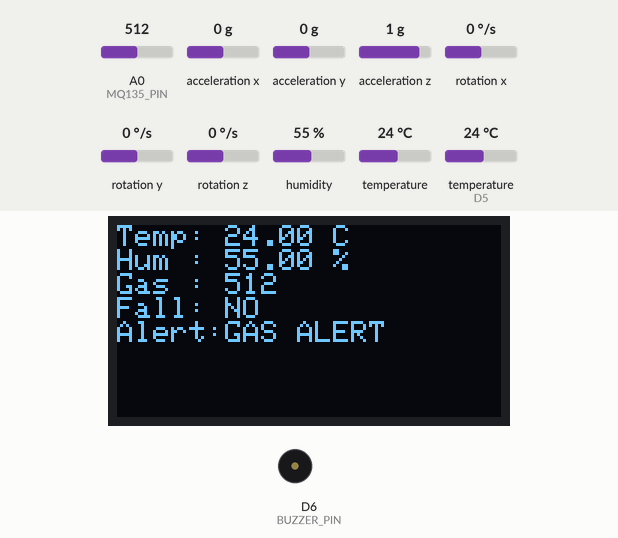
This sketch was run on a simulated ESP8266 (NodeMCU). Shown: 128×64 one-colour display, buzzer (waves = sounding). The inputs (shaded band) are chosen by the test bench; at power-on: acceleration x 0 g, humidity 55 %, A0 (MQ135_PIN) = 512, acceleration z 1 g, temperature (sensor on D5) 24 °C, acceleration y 0 g, rotation x 0 °/s, rotation y 0 °/s, rotation z 0 °/s, temperature 24 °C. WiFi joins after 1.5 s; servers stay silent unless stated; uploads are accepted with an empty reply; what the sketch prints to the serial monitor is not drawn.

Above: at 5.0 s.
5.1 s: acceleration x set to -1.4 g
At 7.6 s:
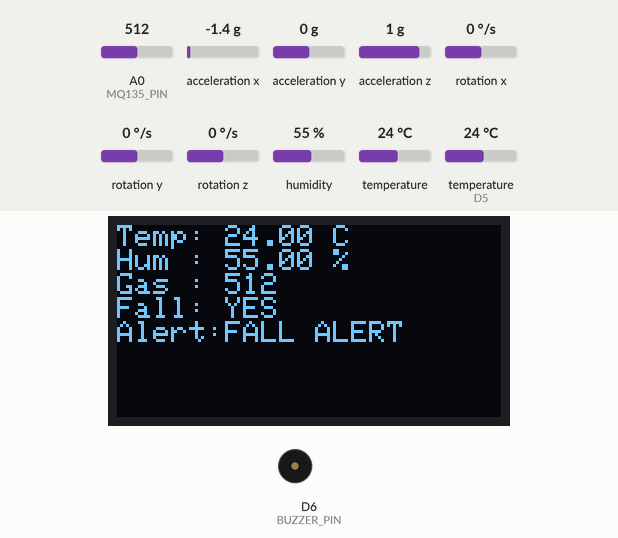
8.2 s: humidity set to 22 %
At 12.28 s:
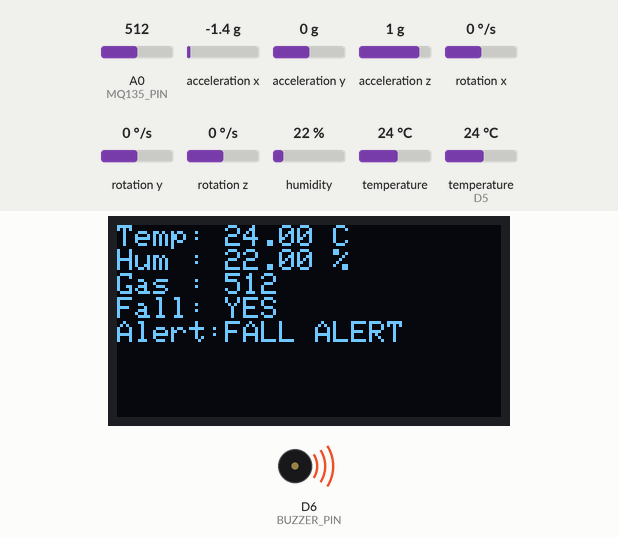
13.6 s: A0 (MQ135_PIN) set to 420
At 15.0 s:
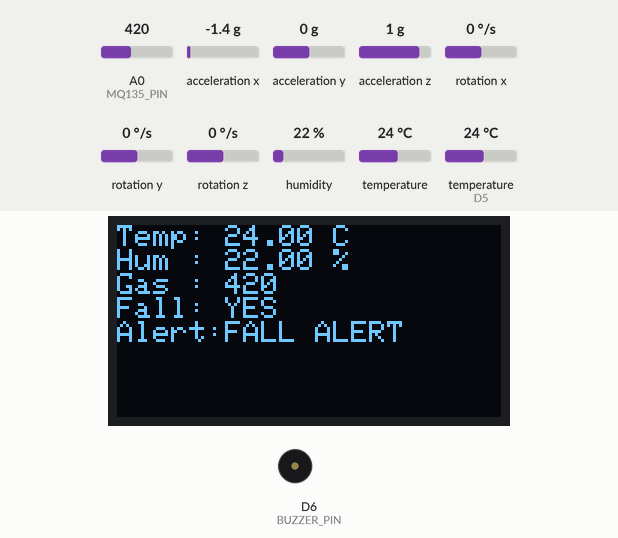
16.3 s: acceleration z set to 1.2 g
19.3 s: acceleration z set to 1.5 g
At 21.1 s:
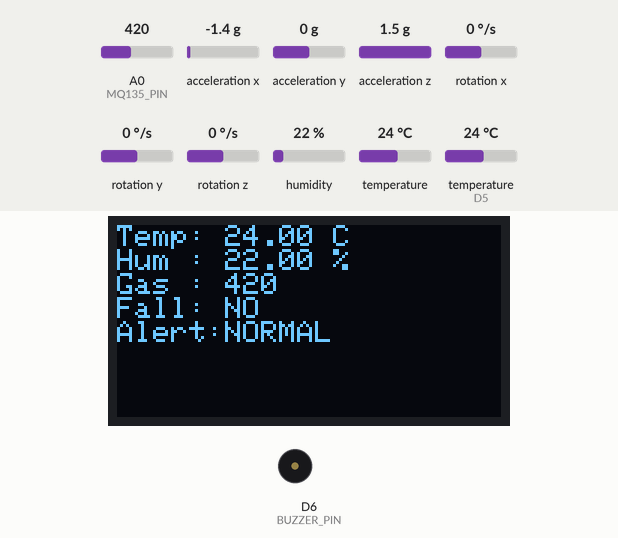
22.0 s: temperature (sensor on D5) set to 35 °C
At 25.3 s:
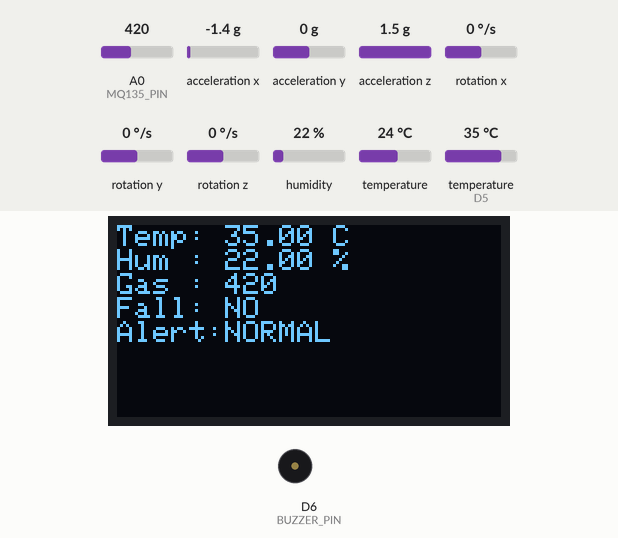
25.6 s: temperature (sensor on D5) set to 38 °C
At 29.8 s:
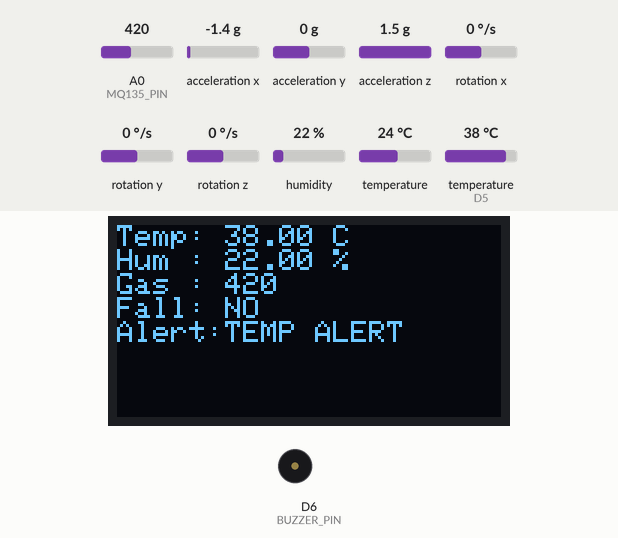
Timing chart, 0 to 32.6 s (numbered marks = the images above; inputs shaded):
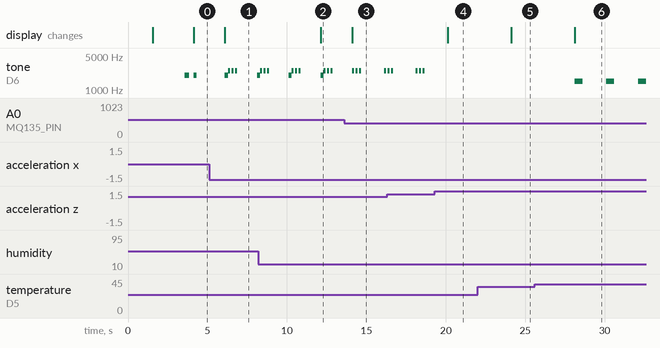

Measured:
- the behaviour switches between 1.3 and 1.4 g on acceleration z (found by bisection; images 3 and 4)
- the behaviour switches between 36 and 37 °C on temperature (sensor on D5) (found by bisection; images 5 and 6)
- after the input at 5.1 s, the display: changes after 1.0 s (image 1)
- after the input at 8.2 s, the display: changes after 3.9 s (image 2)
- after the input at 13.6 s, the display: changes after 0.50 s (image 3)
- after the input at 19.3 s, tone on D6 (BUZZER_PIN): stops changing and stays silent; the display: changes after 0.83 s (image 4)
- after the input at 22.0 s, the display: changes after 2.1 s (image 5)
- after the input at 25.6 s, tone on D6 (BUZZER_PIN): alternates 1500 Hz for 0.50 s and silent for 1.5 s, starting after 2.5 s; the display: changes after 2.5 s (image 6)

The sketch:

SmartHelmet.ino
```cpp
#include <ESP8266WiFi.h>
#include <ESP8266HTTPClient.h>

#include <Wire.h>
#include <Adafruit_GFX.h>
#include <Adafruit_SSD1306.h>

#include <DHT.h>

#include <Adafruit_MPU6050.h>
#include <Adafruit_Sensor.h>

// =====================================================
// WIFI CONFIG
// =====================================================
const char* ssid = "DashingMSK";
const char* password = "7777777777";

// =====================================================
// FLASK SERVER
// =====================================================
String serverName =
"http://SERVER_IP:5000/helmet";

// =====================================================
// OLED CONFIG
// =====================================================
#define SCREEN_WIDTH 128
#define SCREEN_HEIGHT 64

Adafruit_SSD1306 display(
  SCREEN_WIDTH,
  SCREEN_HEIGHT,
  &Wire,
  -1
);

// =====================================================
// DHT11
// =====================================================
#define DHTPIN D5
#define DHTTYPE DHT11

DHT dht(DHTPIN, DHTTYPE);

// =====================================================
// MQ135
// =====================================================
#define MQ135_PIN A0

int gasLevel = 0;

// =====================================================
// THRESHOLDS
// =====================================================
int gasThreshold = 430;

float tempThreshold = 36.0;

// =====================================================
// BUZZER
// =====================================================
#define BUZZER_PIN D6

// =====================================================
// MPU6050
// =====================================================
Adafruit_MPU6050 mpu;

// =====================================================
// VARIABLES
// =====================================================
float temperature = 0;

float humidity = 0;

float angleX = 0;

float angleY = 0;

bool gasAlert = false;

bool tempAlert = false;

bool fallDetected = false;

// =====================================================
// GPS
// =====================================================
float latitude = 19.900562;

float longitude = 74.494852;

// =====================================================
// TIMER
// =====================================================
unsigned long previousMillis = 0;

const long interval = 2000;

// =====================================================
// SETUP
// =====================================================
void setup() {

  Serial.begin(115200);

  // =====================================================
  // BUZZER
  // =====================================================
  pinMode(BUZZER_PIN, OUTPUT);

  // =====================================================
  // WIFI
  // =====================================================
  WiFi.begin(ssid, password);

  Serial.print("Connecting WiFi");

  while (WiFi.status() != WL_CONNECTED) {

    delay(500);

    Serial.print(".");
  }

  Serial.println("");

  Serial.println("WiFi Connected");

  Serial.print("ESP IP: ");

  Serial.println(WiFi.localIP());

  // =====================================================
  // I2C
  // =====================================================
  Wire.begin(D2, D1);

  Wire.setClock(50000);

  // =====================================================
  // OLED
  // =====================================================
  if (!display.begin(
        SSD1306_SWITCHCAPVCC,
        0x3C
      )) {

    Serial.println("OLED FAILED");

    while (1);
  }

  display.clearDisplay();

  display.setTextColor(WHITE);

  display.setTextSize(1);

  display.setCursor(10,20);

  display.println("SMART HELMET");

  display.setCursor(10,35);

  display.println("SYSTEM READY");

  display.display();

  delay(2000);

  // =====================================================
  // DHT11
  // =====================================================
  dht.begin();

  // =====================================================
  // MPU6050
  // =====================================================
  if (!mpu.begin()) {

    Serial.println("MPU6050 FAILED");

    while (1);
  }

  // =====================================================
  // STARTUP BEEP
  // =====================================================
  tone(BUZZER_PIN, 2000);

  delay(300);

  noTone(BUZZER_PIN);

  Serial.println("SYSTEM READY");
}

// =====================================================
// LOOP
// =====================================================
void loop() {

  unsigned long currentMillis = millis();

  if (currentMillis - previousMillis >= interval) {

    previousMillis = currentMillis;

    // =====================================================
    // DHT11
    // =====================================================
    temperature = dht.readTemperature();

    humidity = dht.readHumidity();

    // =====================================================
    // MQ135
    // =====================================================
    gasLevel = analogRead(MQ135_PIN);

    // =====================================================
    // MPU6050
    // =====================================================
    sensors_event_t a, g, temp;

    mpu.getEvent(&a, &g, &temp);

    angleX = atan2(
                 a.acceleration.y,
                 a.acceleration.z
             ) * 180 / PI;

    angleY = atan2(
                 -a.acceleration.x,
                 sqrt(
                   a.acceleration.y *
                   a.acceleration.y +

                   a.acceleration.z *
                   a.acceleration.z
                 )
             ) * 180 / PI;

    // =====================================================
    // ALERT CONDITIONS
    // =====================================================
    gasAlert = gasLevel > gasThreshold;

    tempAlert = temperature > tempThreshold;

    fallDetected =
      abs(angleX) > 45 ||
      abs(angleY) > 45;

    // =====================================================
    // ALERT MESSAGE
    // =====================================================
    String alertMessage = "NORMAL";

    if (gasAlert) {

      alertMessage = "GAS ALERT";
    }

    if (tempAlert) {

      alertMessage = "TEMP ALERT";
    }

    if (fallDetected) {

      alertMessage = "FALL ALERT";
    }

    // =====================================================
    // SERIAL MONITOR
    // =====================================================
    Serial.println("====================");

    Serial.print("Temperature: ");
    Serial.println(temperature);

    Serial.print("Humidity: ");
    Serial.println(humidity);

    Serial.print("Gas: ");
    Serial.println(gasLevel);

    Serial.print("Angle X: ");
    Serial.println(angleX);

    Serial.print("Angle Y: ");
    Serial.println(angleY);

    Serial.print("Alert: ");
    Serial.println(alertMessage);

    // =====================================================
    // JSON DATA
    // =====================================================
    String jsonData = "{";

    jsonData += "\"temperature\":";
    jsonData += String(temperature);
    jsonData += ",";

    jsonData += "\"humidity\":";
    jsonData += String(humidity);
    jsonData += ",";

    jsonData += "\"gas\":";
    jsonData += String(gasLevel);
    jsonData += ",";

    jsonData += "\"fall\":\"";
    jsonData += String(
                  fallDetected ?
                  "YES" : "NO"
                );
    jsonData += "\",";

    jsonData += "\"alert\":\"";
    jsonData += alertMessage;
    jsonData += "\",";

    jsonData += "\"latitude\":";
    jsonData += String(latitude, 6);
    jsonData += ",";

    jsonData += "\"longitude\":";
    jsonData += String(longitude, 6);

    jsonData += "}";

    // =====================================================
    // SEND DATA
    // =====================================================
    if (WiFi.status() == WL_CONNECTED) {

      WiFiClient client;

      HTTPClient http;

      http.begin(client, serverName);

      http.addHeader(
        "Content-Type",
        "application/json"
      );

      Serial.println("Sending JSON:");

      Serial.println(jsonData);

      int httpResponseCode =
          http.POST(jsonData);

      Serial.print("HTTP Response: ");

      Serial.println(httpResponseCode);

      http.end();
    }

    // =====================================================
    // OLED DISPLAY
    // =====================================================
    display.clearDisplay();

    display.setTextSize(1);

    display.setTextColor(WHITE);

    display.setCursor(0,0);

    display.print("Temp: ");
    display.print(temperature);
    display.println(" C");

    display.print("Hum : ");
    display.print(humidity);
    display.println(" %");

    display.print("Gas : ");
    display.println(gasLevel);

    display.print("Fall: ");
    display.println(
      fallDetected ? "YES" : "NO"
    );

    display.print("Alert:");
    display.println(alertMessage);

    display.display();

    // =====================================================
    // BUZZER ALERTS
    // =====================================================

    // GAS ALERT
    if (gasAlert) {

      tone(BUZZER_PIN, 2000);

      delay(200);

      noTone(BUZZER_PIN);
    }

    // TEMP ALERT
    if (tempAlert) {

      tone(BUZZER_PIN, 1500);

      delay(500);

      noTone(BUZZER_PIN);
    }

    // FALL ALERT
    if (fallDetected) {

      for (int i = 0; i < 3; i++) {

        tone(BUZZER_PIN, 2500);

        delay(120);

        noTone(BUZZER_PIN);

        delay(100);
      }
    }
  }
}
```
